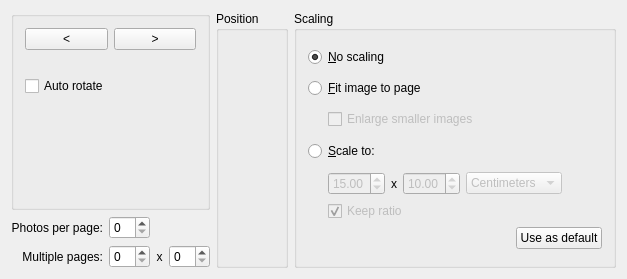
<?xml version="1.0" encoding="UTF-8"?>
<ui version="4.0">
 <class>AdvPrintOptionsPage</class>
 <widget class="QWidget" name="PrintOptionsPage">
  <property name="geometry">
   <rect>
    <x>0</x>
    <y>0</y>
    <width>627</width>
    <height>279</height>
   </rect>
  </property>
  <property name="windowTitle">
   <string>Image Settings</string>
  </property>
  <layout class="QGridLayout" name="gridLayout_3">
   <item row="0" column="0">
    <widget class="QGroupBox" name="groupBox_2">
     <property name="sizePolicy">
      <sizepolicy hsizetype="Preferred" vsizetype="Expanding">
       <horstretch>0</horstretch>
       <verstretch>0</verstretch>
      </sizepolicy>
     </property>
     <layout class="QGridLayout" name="gridLayout">
      <item row="4" column="0">
       <spacer name="verticalSpacer">
        <property name="orientation">
         <enum>Qt::Vertical</enum>
        </property>
        <property name="sizeHint" stdset="0">
         <size>
          <width>20</width>
          <height>25</height>
         </size>
        </property>
       </spacer>
      </item>
      <item row="1" column="0">
       <widget class="QLabel" name="mPreview">
        <property name="text">
         <string/>
        </property>
        <property name="scaledContents">
         <bool>false</bool>
        </property>
        <property name="alignment">
         <set>Qt::AlignCenter</set>
        </property>
       </widget>
      </item>
      <item row="0" column="0">
       <layout class="QHBoxLayout" name="horizontalLayout_4">
        <item>
         <widget class="QPushButton" name="mLeftButton">
          <property name="text">
           <string>&lt;</string>
          </property>
         </widget>
        </item>
        <item>
         <widget class="QPushButton" name="mRightButton">
          <property name="text">
           <string>&gt;</string>
          </property>
         </widget>
        </item>
       </layout>
      </item>
      <item row="2" column="0">
       <widget class="QCheckBox" name="kcfg_PrintAutoRotate">
        <property name="text">
         <string>Auto rotate</string>
        </property>
       </widget>
      </item>
     </layout>
    </widget>
   </item>
   <item row="0" column="1" rowspan="2">
    <widget class="QGroupBox" name="mGroupImage">
     <property name="title">
      <string>Position</string>
     </property>
     <layout class="QVBoxLayout" name="verticalLayout_2">
      <item>
       <widget class="QFrame" name="mPositionFrame"/>
      </item>
      <item>
       <spacer name="verticalSpacer_2">
        <property name="orientation">
         <enum>Qt::Vertical</enum>
        </property>
        <property name="sizeHint" stdset="0">
         <size>
          <width>20</width>
          <height>201</height>
         </size>
        </property>
       </spacer>
      </item>
     </layout>
    </widget>
   </item>
   <item row="0" column="2" rowspan="2">
    <widget class="QGroupBox" name="mGroupScaling">
     <property name="title">
      <string>Scaling</string>
     </property>
     <layout class="QGridLayout" name="gridLayout_5">
      <item row="0" column="0">
       <widget class="QRadioButton" name="mNoScale">
        <property name="text">
         <string>&amp;No scaling</string>
        </property>
        <property name="checked">
         <bool>true</bool>
        </property>
       </widget>
      </item>
      <item row="1" column="0">
       <widget class="QRadioButton" name="mScaleToPage">
        <property name="text">
         <string>&amp;Fit image to page</string>
        </property>
        <property name="checked">
         <bool>false</bool>
        </property>
       </widget>
      </item>
      <item row="2" column="0">
       <layout class="QHBoxLayout" name="horizontalLayout_3">
        <item>
         <spacer>
          <property name="orientation">
           <enum>Qt::Horizontal</enum>
          </property>
          <property name="sizeType">
           <enum>QSizePolicy::Fixed</enum>
          </property>
          <property name="sizeHint" stdset="0">
           <size>
            <width>20</width>
            <height>20</height>
           </size>
          </property>
         </spacer>
        </item>
        <item>
         <widget class="QCheckBox" name="kcfg_PrintEnlargeSmallerImages">
          <property name="enabled">
           <bool>false</bool>
          </property>
          <property name="text">
           <string>Enlarge smaller images</string>
          </property>
         </widget>
        </item>
        <item>
         <spacer>
          <property name="orientation">
           <enum>Qt::Horizontal</enum>
          </property>
          <property name="sizeType">
           <enum>QSizePolicy::Expanding</enum>
          </property>
          <property name="sizeHint" stdset="0">
           <size>
            <width>188</width>
            <height>21</height>
           </size>
          </property>
         </spacer>
        </item>
       </layout>
      </item>
      <item row="3" column="0">
       <widget class="QRadioButton" name="mScaleTo">
        <property name="text">
         <string>&amp;Scale to:</string>
        </property>
       </widget>
      </item>
      <item row="4" column="0">
       <layout class="QGridLayout" name="gridLayout_4">
        <item row="0" column="0">
         <layout class="QGridLayout" name="gridLayout_2">
          <item row="0" column="0">
           <layout class="QHBoxLayout" name="horizontalLayout_6">
            <item>
             <spacer>
              <property name="orientation">
               <enum>Qt::Horizontal</enum>
              </property>
              <property name="sizeType">
               <enum>QSizePolicy::Fixed</enum>
              </property>
              <property name="sizeHint" stdset="0">
               <size>
                <width>20</width>
                <height>20</height>
               </size>
              </property>
             </spacer>
            </item>
            <item>
             <widget class="QDoubleSpinBox" name="kcfg_PrintWidth">
              <property name="enabled">
               <bool>false</bool>
              </property>
              <property name="value">
               <double>15.000000000000000</double>
              </property>
             </widget>
            </item>
            <item>
             <widget class="QLabel" name="textLabel2">
              <property name="text">
               <string comment="Dimension separator, as in: '15 x 10 centimeters'">x</string>
              </property>
              <property name="wordWrap">
               <bool>false</bool>
              </property>
             </widget>
            </item>
            <item>
             <widget class="QDoubleSpinBox" name="kcfg_PrintHeight">
              <property name="enabled">
               <bool>false</bool>
              </property>
              <property name="value">
               <double>10.000000000000000</double>
              </property>
             </widget>
            </item>
            <item>
             <widget class="QComboBox" name="kcfg_PrintUnit">
              <property name="enabled">
               <bool>false</bool>
              </property>
              <property name="currentIndex">
               <number>1</number>
              </property>
              <item>
               <property name="text">
                <string>Millimeters</string>
               </property>
              </item>
              <item>
               <property name="text">
                <string>Centimeters</string>
               </property>
              </item>
              <item>
               <property name="text">
                <string>Inches</string>
               </property>
              </item>
             </widget>
            </item>
            <item>
             <spacer name="horizontalSpacer">
              <property name="orientation">
               <enum>Qt::Horizontal</enum>
              </property>
              <property name="sizeHint" stdset="0">
               <size>
                <width>40</width>
                <height>20</height>
               </size>
              </property>
             </spacer>
            </item>
           </layout>
          </item>
          <item row="1" column="0">
           <layout class="QHBoxLayout" name="horizontalLayout_2">
            <item>
             <spacer name="horizontalSpacer_2">
              <property name="orientation">
               <enum>Qt::Horizontal</enum>
              </property>
              <property name="sizeType">
               <enum>QSizePolicy::Fixed</enum>
              </property>
              <property name="sizeHint" stdset="0">
               <size>
                <width>20</width>
                <height>20</height>
               </size>
              </property>
             </spacer>
            </item>
            <item>
             <widget class="QCheckBox" name="kcfg_PrintKeepRatio">
              <property name="enabled">
               <bool>false</bool>
              </property>
              <property name="text">
               <string>Keep ratio</string>
              </property>
              <property name="checked">
               <bool>true</bool>
              </property>
             </widget>
            </item>
            <item>
             <spacer>
              <property name="orientation">
               <enum>Qt::Horizontal</enum>
              </property>
              <property name="sizeType">
               <enum>QSizePolicy::Expanding</enum>
              </property>
              <property name="sizeHint" stdset="0">
               <size>
                <width>16</width>
                <height>20</height>
               </size>
              </property>
             </spacer>
            </item>
           </layout>
          </item>
         </layout>
        </item>
        <item row="1" column="0">
         <layout class="QHBoxLayout" name="horizontalLayout_5">
          <item>
           <spacer name="horizontalSpacer_4">
            <property name="orientation">
             <enum>Qt::Horizontal</enum>
            </property>
            <property name="sizeHint" stdset="0">
             <size>
              <width>98</width>
              <height>20</height>
             </size>
            </property>
           </spacer>
          </item>
          <item>
           <widget class="QPushButton" name="mSaveSettings">
            <property name="toolTip">
             <string>Use these scaling options as default. </string>
            </property>
            <property name="text">
             <string>Use as default</string>
            </property>
           </widget>
          </item>
         </layout>
        </item>
       </layout>
      </item>
     </layout>
    </widget>
   </item>
   <item row="1" column="0">
    <layout class="QHBoxLayout" name="horizontalLayout">
     <item>
      <layout class="QVBoxLayout" name="verticalLayout_5">
       <item>
        <widget class="QLabel" name="label">
         <property name="text">
          <string>Photos per page:</string>
         </property>
         <property name="alignment">
          <set>Qt::AlignRight|Qt::AlignTrailing|Qt::AlignVCenter</set>
         </property>
        </widget>
       </item>
       <item>
        <widget class="QLabel" name="label_2">
         <property name="text">
          <string>Multiple pages:</string>
         </property>
         <property name="alignment">
          <set>Qt::AlignRight|Qt::AlignTrailing|Qt::AlignVCenter</set>
         </property>
        </widget>
       </item>
      </layout>
     </item>
     <item>
      <layout class="QVBoxLayout" name="verticalLayout">
       <item>
        <widget class="QSpinBox" name="mPhotoXPage">
         <property name="enabled">
          <bool>true</bool>
         </property>
         <property name="frame">
          <bool>true</bool>
         </property>
         <property name="readOnly">
          <bool>false</bool>
         </property>
         <property name="specialValueText">
          <string extracomment="0 to disable"/>
         </property>
         <property name="minimum">
          <number>0</number>
         </property>
         <property name="singleStep">
          <number>1</number>
         </property>
         <property name="value">
          <number>0</number>
         </property>
        </widget>
       </item>
       <item>
        <widget class="QSpinBox" name="mPX">
         <property name="specialValueText">
          <string extracomment="0 to disable"/>
         </property>
         <property name="maximum">
          <number>10</number>
         </property>
        </widget>
       </item>
      </layout>
     </item>
     <item>
      <layout class="QVBoxLayout" name="verticalLayout_4">
       <item>
        <widget class="QLabel" name="label_4">
         <property name="text">
          <string/>
         </property>
         <property name="alignment">
          <set>Qt::AlignCenter</set>
         </property>
        </widget>
       </item>
       <item>
        <widget class="QLabel" name="label_3">
         <property name="text">
          <string>x</string>
         </property>
         <property name="alignment">
          <set>Qt::AlignCenter</set>
         </property>
        </widget>
       </item>
      </layout>
     </item>
     <item>
      <layout class="QVBoxLayout" name="verticalLayout_3">
       <item>
        <widget class="QLabel" name="label_5">
         <property name="text">
          <string/>
         </property>
         <property name="alignment">
          <set>Qt::AlignCenter</set>
         </property>
        </widget>
       </item>
       <item>
        <widget class="QSpinBox" name="mPY">
         <property name="specialValueText">
          <string extracomment="0 to disable"/>
         </property>
        </widget>
       </item>
      </layout>
     </item>
    </layout>
   </item>
  </layout>
 </widget>
 <layoutdefault spacing="6" margin="11"/>
 <pixmapfunction>qPixmapFromMimeSource</pixmapfunction>
 <customwidgets>
  <customwidget>
  </customwidget>
 </customwidgets>
 <includes>
 </includes>
 <resources/>
 <connections>
  <connection>
   <sender>mScaleTo</sender>
   <signal>toggled(bool)</signal>
   <receiver>kcfg_PrintUnit</receiver>
   <slot>setEnabled(bool)</slot>
   <hints>
    <hint type="sourcelabel">
     <x>38</x>
     <y>286</y>
    </hint>
    <hint type="destinationlabel">
     <x>222</x>
     <y>315</y>
    </hint>
   </hints>
  </connection>
  <connection>
   <sender>mScaleTo</sender>
   <signal>toggled(bool)</signal>
   <receiver>kcfg_PrintKeepRatio</receiver>
   <slot>setEnabled(bool)</slot>
   <hints>
    <hint type="sourcelabel">
     <x>38</x>
     <y>286</y>
    </hint>
    <hint type="destinationlabel">
     <x>334</x>
     <y>316</y>
    </hint>
   </hints>
  </connection>
  <connection>
   <sender>mScaleToPage</sender>
   <signal>toggled(bool)</signal>
   <receiver>kcfg_PrintEnlargeSmallerImages</receiver>
   <slot>setEnabled(bool)</slot>
   <hints>
    <hint type="sourcelabel">
     <x>38</x>
     <y>228</y>
    </hint>
    <hint type="destinationlabel">
     <x>65</x>
     <y>256</y>
    </hint>
   </hints>
  </connection>
  <connection>
   <sender>mScaleTo</sender>
   <signal>toggled(bool)</signal>
   <receiver>kcfg_PrintWidth</receiver>
   <slot>setEnabled(bool)</slot>
   <hints>
    <hint type="sourcelabel">
     <x>38</x>
     <y>286</y>
    </hint>
    <hint type="destinationlabel">
     <x>65</x>
     <y>314</y>
    </hint>
   </hints>
  </connection>
  <connection>
   <sender>mScaleTo</sender>
   <signal>toggled(bool)</signal>
   <receiver>kcfg_PrintHeight</receiver>
   <slot>setEnabled(bool)</slot>
   <hints>
    <hint type="sourcelabel">
     <x>38</x>
     <y>286</y>
    </hint>
    <hint type="destinationlabel">
     <x>150</x>
     <y>314</y>
    </hint>
   </hints>
  </connection>
  <connection>
   <sender>mGroupScaling</sender>
   <signal>toggled(bool)</signal>
   <receiver>mSaveSettings</receiver>
   <slot>setDisabled(bool)</slot>
   <hints>
    <hint type="sourcelabel">
     <x>267</x>
     <y>223</y>
    </hint>
    <hint type="destinationlabel">
     <x>267</x>
     <y>305</y>
    </hint>
   </hints>
  </connection>
 </connections>
</ui>
